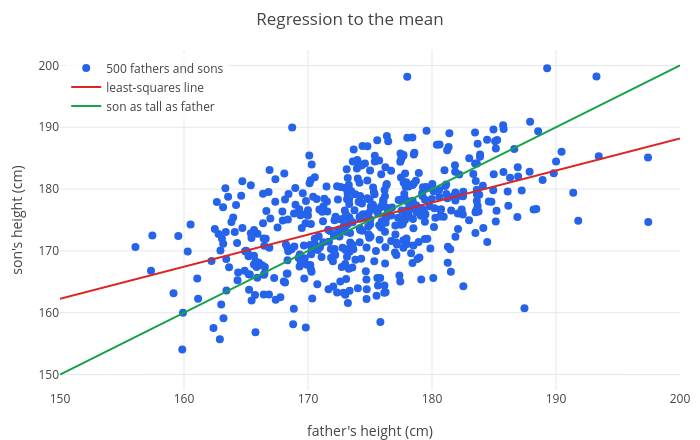

Here is the notebook cell this chart was saved with:
### Markdown cell above
## 5. Regression to the mean, and causation

Francis Galton, who invented the word "regression", noticed in 1886 that very tall parents tend to have children who
are tall, but less extremely so. Simulate 500 fathers and sons in which a son inherits half of his father's distance
from the average, plus independent variation:

### Code cell
seed(1886);
f = 175 + 7*randn(1, 500);
s = 175 + 0.5*(f - 175) + 6*randn(1, 500);
linfit(f, s)
corr(f, s)
p = scatter(f, s);
p = show(p, plot(linfit(f, s), x, 150, 200));
p = show(p, plot(x, x, 150, 200));
p = legend(p, "500 fathers and sons", "least-squares line", "son as tall as father");
labels(title(p, "Regression to the mean"), "father's height (cm)", "son's height (cm)")

### Figure 1 — Plotly figure (JSON) as saved in the notebook; plotly's stock layout.template omitted (floating-point values rounded to 4 significant figures; data arrays with more than 128 entries replaced by an {"elided": "..."} marker saying what was removed)
{"data": [{"marker": {"color": "#2563eb", "size": 8}, "mode": "markers", "name": "500 fathers and sons", "type": "scatter", "x": {"elided": "500 float values"}, "y": {"elided": "500 float values"}}, {"line": {"color": "#dc2626", "width": 2}, "mode": "lines", "name": "least-squares line", "type": "scatter", "x": {"elided": "402 float values"}, "y": {"elided": "402 float values"}}, {"line": {"color": "#16a34a", "width": 2}, "mode": "lines", "name": "son as tall as father", "type": "scatter", "x": {"elided": "402 float values"}, "y": {"elided": "402 float values"}}], "layout": {"height": 440, "legend": {"bgcolor": "rgba(255,255,255,0.8)", "x": 0.01, "xanchor": "left", "y": 0.99, "yanchor": "top"}, "margin": {"b": 50, "l": 60, "r": 20, "t": 50}, "showlegend": true, "title": {"text": "Regression to the mean"}, "width": 700, "xaxis": {"range": [150, 200], "title": {"text": "father's height (cm)"}, "zeroline": true}, "yaxis": {"range": [147.5, 202.5], "title": {"text": "son's height (cm)"}, "zeroline": true}}}
